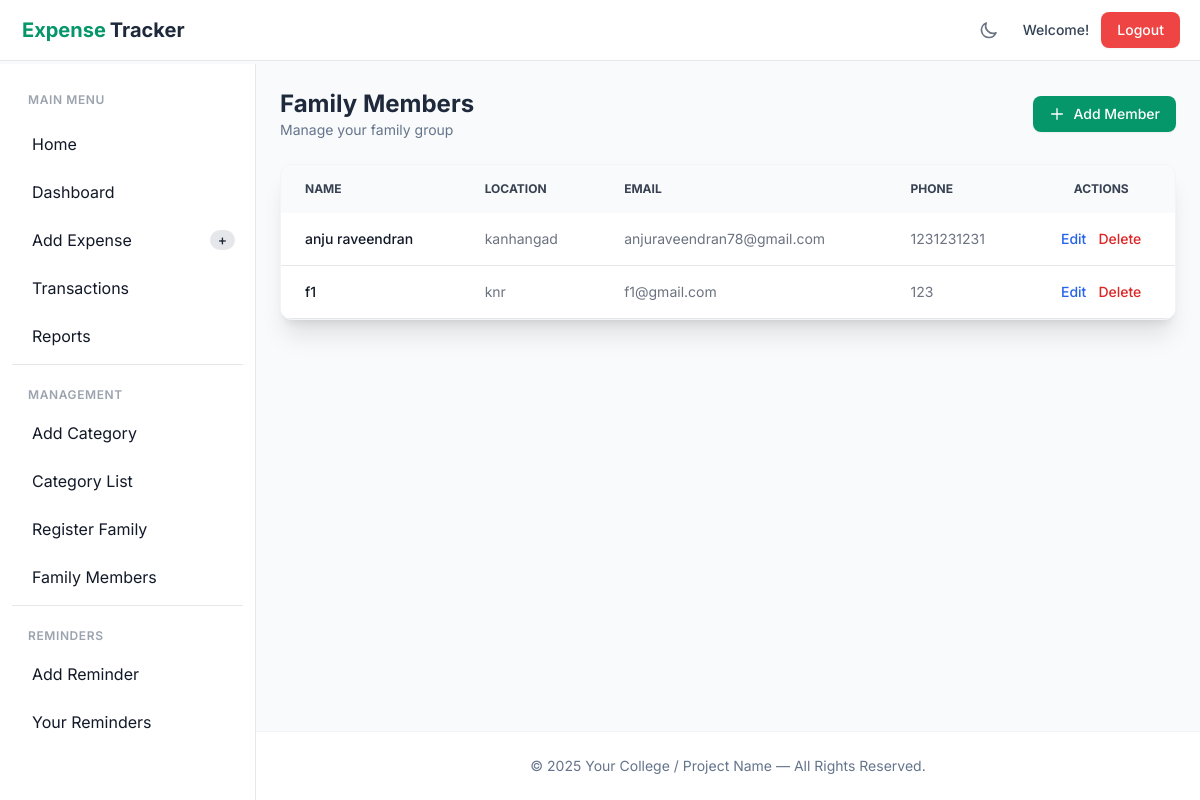
The page /user/member/list on the database its author committed.
### user/models.py (models this page shows)
class Registration(models.Model):
    username = models.CharField(max_length=100,unique=True)
    password = models.CharField(max_length=100)
    confirm_password = models.CharField(max_length=100)
    email_id = models.EmailField()
    phn_no = models.CharField(max_length=15)
    location = models.CharField(max_length=100)
    ROLE_CHOICES = (
        ('user', 'User'),
        ('family', 'Family Member'),
    )
    role = models.CharField(max_length=10, choices=ROLE_CHOICES)
    otp = models.CharField(max_length=6, blank=True, null=True)

### user/views.py (the view)
# urls.py: path('user/member/list',views.Memberlist_page , name='Memberlist_page'),
def Memberlist_page(request):
    members = Registration.objects.filter(role='family')
    role =  request.session.get("role")
    return render(request, 'fam_member.html', {
        'members': members,
        'role':role})

### user/templates/fam_member.html (shortened to what this page needs)
{% extends 'base_dashboard.html' %}
{% load static %}
{% block content %}
<div class="animate-fade-in-up">
  <div class="flex flex-col md:flex-row justify-between items-start md:items-center mb-6">
    <div>
      <h1 class="text-2xl font-bold text-slate-800 dark:text-white">Family Members</h1>
      <p class="text-slate-500 dark:text-slate-400 text-sm">Manage your family group</p>
    </div>
    <a href="{% url 'Familyreg_page' %}"
      class="mt-4 md:mt-0 inline-flex items-center px-4 py-2 bg-emerald-600 hover:bg-emerald-700 text-white text-sm font-medium rounded-lg transition-colors shadow-sm">
      <svg class="w-4 h-4 mr-2" fill="none" stroke="currentColor" viewBox="0 0 24 24">
        <path stroke-linecap="round" stroke-linejoin="round" stroke-width="2" d="M12 4v16m8-8H4"></path>
      </svg>
      Add Member
    </a>
  </div>
  <div
    class="bg-white dark:bg-slate-800 rounded-xl shadow-xl border border-gray-100 dark:border-slate-700 overflow-hidden">
    <div class="overflow-x-auto">
      <table class="w-full text-sm text-left text-gray-500 dark:text-gray-400">
        <thead class="text-xs text-gray-700 uppercase bg-gray-50 dark:bg-slate-700 dark:text-gray-400">
          <tr>
            <th scope="col" class="px-6 py-4">Name</th>
            <th scope="col" class="px-6 py-4">Location</th>
            <th scope="col" class="px-6 py-4">Email</th>
            <th scope="col" class="px-6 py-4">Phone</th>
            <th scope="col" class="px-6 py-4 text-center">Actions</th>
          </tr>
        </thead>
        <tbody>
          {% for m in members %}
          <tr
            class="bg-white border-b dark:bg-slate-800 dark:border-slate-700 hover:bg-gray-50 dark:hover:bg-slate-700/50 transition-colors">
            <td class="px-6 py-4 font-medium text-gray-900 dark:text-white">
              {{ m.username }}
            </td>
            <td class="px-6 py-4">
              {{ m.location }}
            </td>
            <td class="px-6 py-4">
              {{ m.email_id }}
            </td>
            <td class="px-6 py-4">
              {{ m.phn_no }}
            </td>
            <td class="px-6 py-4 text-center">
              <div class="flex items-center justify-center space-x-3">
                <a href="{% url 'member_edit' m.id %}"
                  class="font-medium text-blue-600 dark:text-blue-500 hover:underline">Edit</a>
                <a href="{% url 'member_delete' m.id %}"
                  onclick="return confirm('Are you sure you want to delete this member?')"
                  class="font-medium text-red-600 dark:text-red-500 hover:underline">Delete</a>
              </div>
            </td>
          </tr>
          {% endfor %}
        </tbody>
      </table>
    </div>
  </div>
</div>
{% endblock %}

### user/templates/base_dashboard.html (style rules this page uses)
body { font-family: 'Inter', sans-serif; }

### rows shown on the page
Registration: username "anju raveendran", location "kanhangad", email_id "anjuraveendran78@gmail.com", phn_no "1231231231"
Registration: username "f1", location "knr", email_id "f1@gmail.com", phn_no "123"
